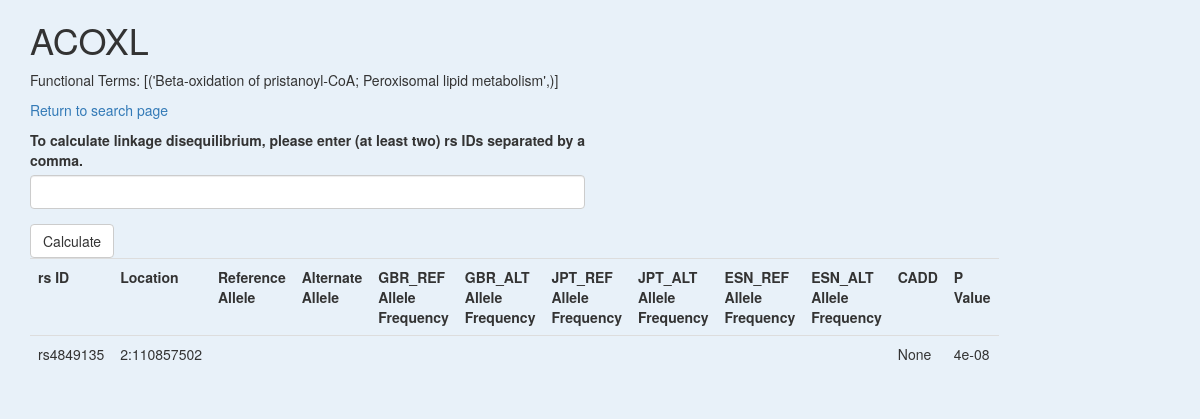
Screenshot of /Gene/ACOXL with the database file from the repository.
### tables this page shows
CREATE TABLE Gene (
	id text PRIMARY KEY,
	FUNCTIONAL text
);

CREATE TABLE SNP (
	id text PRIMARY KEY,
    CHR_N integer,
    CHR_P integer,
	REF_ALLELE text,
	ALT_ALLELE text,
    GBR_REF_FREQ real,
    GBR_ALT_FREQ real,
    JPT_REF_FREQ real,
    JPT_ALT_FREQ real,
    ESN_REF_FREQ real,
    ESN_ALT_FREQ real,
	CADD real,
    UNIQUE(id)
);

### main.py (the view, shortened to what this page needs)
@app.route('/Gene/<id>', methods=['GET', 'POST'])
def Gene(id):
    try:
        conn = sqlite3.connect('Database/Database.db') # Connect to database
        cur = conn.cursor()
        cur.execute("""SELECT SNP.id,
        CHR_N, CHR_P,
        REF_ALLELE, ALT_ALLELE,
        GBR_REF_FREQ, GBR_ALT_FREQ,
        JPT_REF_FREQ, JPT_ALT_FREQ,
        ESN_REF_FREQ, ESN_ALT_FREQ,
        CADD,
        MIN(P_VALUE)
        FROM Gene
        LEFT JOIN Gene_SNP ON Gene.id = Gene_SNP.GENE_ID
        LEFT JOIN SNP ON SNP.id = Gene_SNP.SNP_ID
        INNER JOIN P_Value ON SNP.id = P_value.RS_ID
        WHERE Gene.id = ?
        GROUP BY SNP.id
        """, [id])
        rows = cur.fetchall()
        cur.execute("SELECT FUNCTIONAL FROM Gene WHERE id = ?", [id])
        func = cur.fetchall()
        print(func)
        conn.close()
        form = LDForm()
        if len(rows) == 0:
            return render_template('404.html', id=id) # If there are no results, 404 page will be rendered
        return render_template('Gene.html', id=id, rows=rows, func=func, form=form) # Otherwsie Gene.html rendered
    except Exception as e:
        error_text = "<p>The error:<br>" + str(e) + "</p>"
        hed = '<h1>Something is broken.</h1>'
        return hed + error_text

### main.py
class LDForm(FlaskForm):
    ld = StringField('To calculate linkage disequilibrium, please enter (at least two) rs IDs separated by a comma.')
    search= SubmitField('Calculate')

### templates/Gene.html (shortened to what this page needs)
{% extends 'bootstrap/base.html' %}
{% import "bootstrap/wtf.html" as wtf %}
{% block styles %}
{{ super() }}
{% endblock %}
{% block content %}
<div class="container">
  <div class="row">
    <div class="col-sm-6">
      <h1 class="pt-5 pb-2">{{ id }}</h1>
      <p>Functional Terms: {{ func }}</p>
      <p><a href="{{ url_for('index') }}">Return to search page</a></p>
      {{ wtf.quick_form(form) }}
        <table class="table">
            <tr>
                <th>rs ID</th>
                <th>Location</th>
                <th>Reference Allele</th>
                <th>Alternate Allele</th>
                <th>GBR_REF Allele Frequency</th>
                <th>GBR_ALT Allele Frequency</th>
                <th>JPT_REF Allele Frequency</th>
                <th>JPT_ALT Allele Frequency</th>
                <th>ESN_REF Allele Frequency</th>
                <th>ESN_ALT Allele Frequency</th>
                <th>CADD</th>
                <th>P Value</th>
            </tr>
            {% for row in rows %}
            <tr>
                <td>{{ row[0] }}</td>
                <td>{{ row[1] }}:{{ row[2] }}</td>
                <td>{{ row[3] }}</td>
                <td>{{ row[4] }}</td>
                <td>{{ row[5] }}</td>
                <td>{{ row[6] }}</td>
                <td>{{ row[7] }}</td>
                <td>{{ row[8] }}</td>
                <td>{{ row[9] }}</td>
                <td>{{ row[10] }}</td>
                <td>{{ row[11] }}</td>
                <td>{{ row[12] }}</td>
            </tr>
            {% endfor %}
        </table>
    </div>
  </div>
</div>
{% endblock %}

### templates/Gene.html (style rules this page uses)
body { background: #e8f1f9; }

### rows the page displays
Gene: id "ACOXL"
SNP: id "rs4849135", CHR_N "2", CHR_P "110857502", row "None", row "4e-08"

### other values shown
{{ func }} "[('Beta-oxidation of pristanoyl-CoA; Peroxisomal lipid metabolism',)]"
